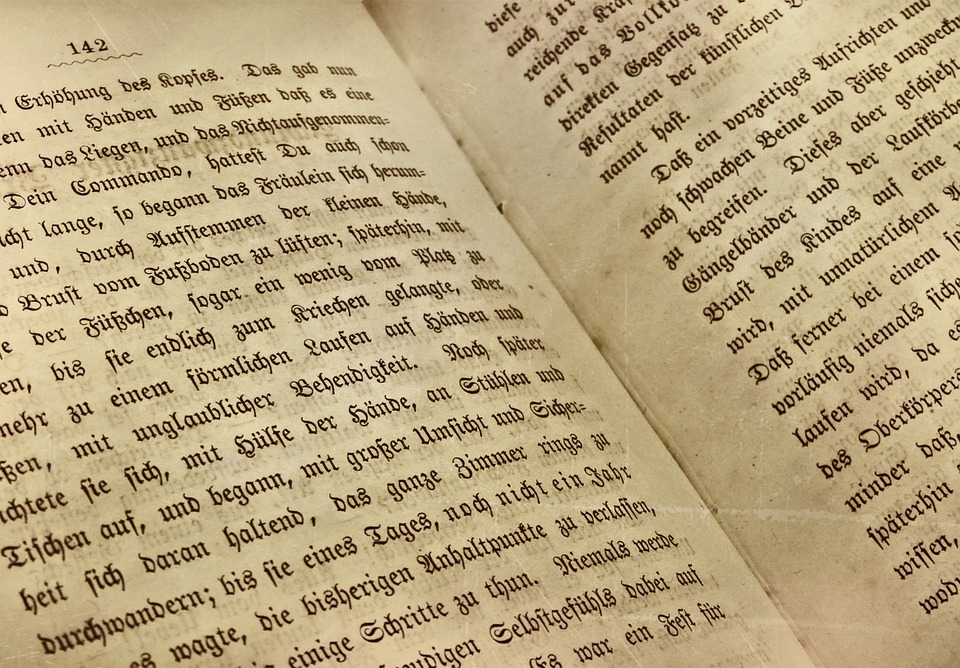
#> input picture imgs/booktext.jpg, 960 x 668 px
$ python aircraft.py
#> lines starting #> are read from the running program, lines starting #| are printed output that depends on the picture
import cv2
import numpy as np
from matplotlib import pyplot as plt
p = 1
while p != 0:
    p = int(input("Zadej prah 1-255"))
#> the answer given: 1
    img = cv2.imread('imgs/booktext.jpg')
#> img is the input picture: shape (668, 960, 3); mean B, G, R 126.5, 164.8, 183.5
    cv2.imshow("Puvodni letadlo", img)
    img = cv2.cvtColor(img, cv2.COLOR_BGR2GRAY)
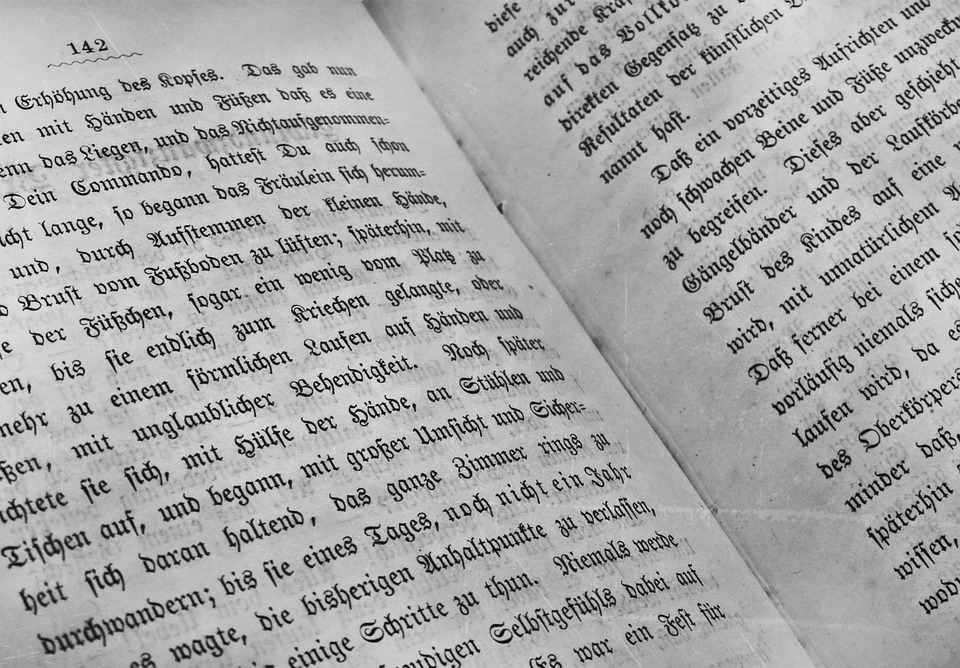
#> img: shape (668, 960); min 4, max 247, mean 166.1
    height, width = img.shape
#> height = 668; width = 960
    for y in range(0, height):
        for x in range(0, width):
            if img[y, x] > p:
                img[y, x] = 255
            else:
                img[y, x] = 0
#> img: shape (668, 960); every value is 255
#> the answer given: 1
#> the answer given: 1
#> the answer given: 1
#> the answer given: 1
#> the answer given: 1
#> (the run stopped early here; a loop or call above may not have finished)
